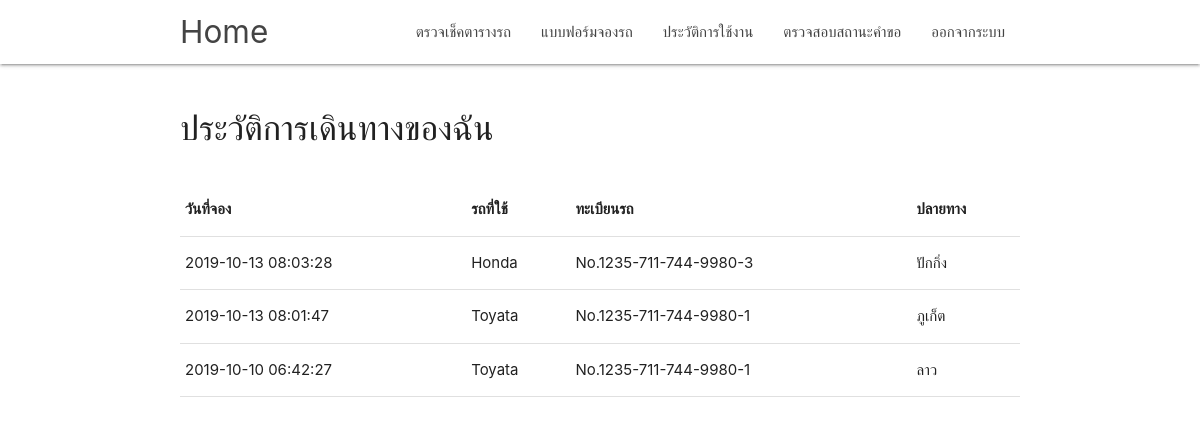
Screenshot of /user/history.php (signed in) with the database file from the repository.
### tables this page shows
CREATE TABLE `car` (
  `id` int(11) NOT NULL,
  `driver_id` int(11) DEFAULT NULL,
  `color` text NOT NULL,
  `brand` text NOT NULL,
  `image` text NOT NULL,
  `version` text NOT NULL,
  `license` text NOT NULL
);

CREATE TABLE `rent_form` (
  `id` int(11) NOT NULL,
  `user_id` varchar(255) NOT NULL,
  `request` text NOT NULL,
  `place` text NOT NULL,
  `count` text NOT NULL,
  `people` text NOT NULL,
  `date_go` datetime NOT NULL,
  `date_back` datetime NOT NULL,
  `note` text NOT NULL,
  `phone` text NOT NULL,
  `created_at` timestamp NOT NULL DEFAULT CURRENT_TIMESTAMP,
  `updated_at` timestamp NOT NULL DEFAULT '0000-00-00 00:00:00' ON UPDATE CURRENT_TIMESTAMP,
  `references_id` text NOT NULL
);

### user/history.php (the view, shortened to what this page needs)
<?php
require './../server/server.php';
if(isset($_SESSION['id'])){
    $user_id = $_SESSION['id'];
}else{
    header("location:../login.php");
    exit();
}
$sql = "SELECT rent_form.created_at, car.license, rent_form.place,car.brand
        FROM car, user, rent_form, driver_rent
        WHERE rent_form.user_id = user.id AND driver_rent.rent_form_id = rent_form.id
        AND driver_rent.driver_id = car.driver_id AND user.id = '$user_id'
        AND driver_rent.approver_id IS NULL
        ORDER BY created_at DESC";
$result = mysqli_query($connect, $sql);
?>
<!DOCTYPE html>
<html lang="en">
<head>
    <link href="../css/materialize.css" type="text/css" rel="stylesheet" media="screen,projection" />
    <link href="../css/style.css" type="text/css" rel="stylesheet" media="screen,projection" />
</head>
<body>
    <nav class="white" role="navigation">
        <div class="nav-wrapper container">
            <a id="logo-container" href="../index.php" class="brand-logo">Home</a>
            <ul class="right hide-on-med-and-down">
                <li><a href="calender.php">ตรวจเช็คตารางรถ</a></li>
                <li><a href="form_rentform.php">แบบฟอร์มจองรถ</a></li>
                <li><a href="history.php">ประวัติการใช้งาน</a></li>
                <li><a href="checkstatus.php">ตรวจสอบสถานะคำขอ</a></li>
                <li><a href="../login.php">ออกจากระบบ</a></li>
            </ul>
        </div>
    </nav>
    <div class="container">
        <br>
        <h4>ประวัติการเดินทางของฉัน</h4><br>
        <table class="responsive-table">
            <thead>
                <tr>
                    <th>วันที่จอง</th>
                    <th>รถที่ใช้</th>
                    <th>ทะเบียนรถ</th>
                    <th>ปลายทาง</th>
                </tr>
            </thead>
            <tbody>
                <?php while ($row = mysqli_fetch_array($result)) {  ?>
                    <tr>
                        <td><?php echo $row['created_at'] ?></td>
                        <td><?php echo $row['brand'] ?></td>
                        <td><?php echo $row['license'] ?></td>
                        <td><?php echo $row['place'] ?></td>
                    </tr>
                <?php } ?>
            </tbody>
        </table>
    </div>
</body>
</html>

### css/style.css (style rules this page uses)
nav ul a, nav .brand-logo { color: #444; }

### rows the page displays
car: rent_form.created_at "2019-10-13 08:03:28", brand "Honda", license "No.1235-711-744-9980-3", rent_form.place "ปักกิ่ง"
car: rent_form.created_at "2019-10-13 08:01:47", brand "Toyata", license "No.1235-711-744-9980-1", rent_form.place "ภูเก็ต", rent_form.created_at "2019-10-10 06:42:27", rent_form.place "ลาว"
